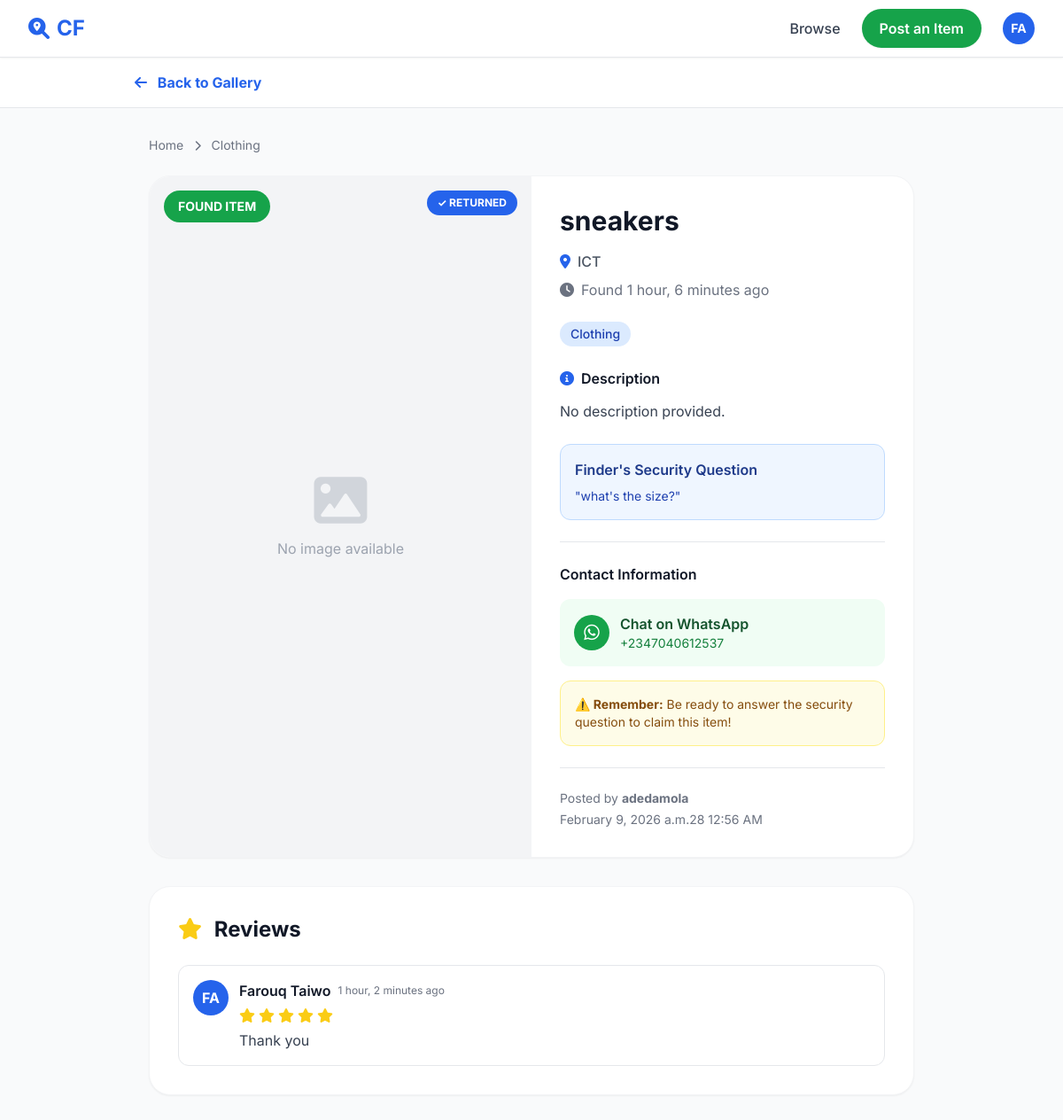
Page /item/3/ (signed in) on the committed database.
### accounts/models.py (models this page shows, shortened)
class CustomUser(AbstractUser):
    username = None  # Completely remove username field
    email = models.EmailField(
        _("email address"),
        unique=True,
        max_length=255,
        error_messages={
            "unique": _("A user with that email already exists."),
        },
    )
    full_name = models.CharField(_("full name"), max_length=150, blank=True)
    is_verified_student = models.BooleanField(_("verified student"), default=False)
    objects = CustomUserManager()
    USERNAME_FIELD = "email"
    REQUIRED_FIELDS = []  # No additional required fields
    class Meta:
        verbose_name = _("user")
        verbose_name_plural = _("users")

### items/models.py (models this page shows, shortened)
class Item(models.Model):
    TYPE_CHOICES = (
        ('found', 'Found'),
        ('lost', 'Lost'),
    )
    CATEGORY_CHOICES = (
        ('Electronics', 'Electronics'),
        ('Keys', 'Keys'),
        ('Books', 'Books'),
        ('Clothing', 'Clothing'),
        ('ID/Cards', 'ID/Cards'),
        ('Bags', 'Bags'),
        ('Other', 'Other'),
    )
    CONTACT_PREFERENCE_CHOICES = (
        ('email', 'Email'),
        ('phone', 'Phone'),
        ('chat', 'In-App Chat'),
    )
    STATUS_CHOICES = (
        ('active', 'Active'),
        ('claimed', 'Claimed'),
        ('returned', 'Returned'),
    )
    poster = models.ForeignKey(User, on_delete=models.CASCADE, related_name='items')
    item_type = models.CharField(max_length=10, choices=TYPE_CHOICES)
    title = models.CharField(max_length=200)
    category = models.CharField(
        max_length=50,
        choices=CATEGORY_CHOICES,
        blank=True,
        null=True,
        help_text="Select a category"
    )
    location = models.CharField(
        max_length=200,
        blank=True,
        help_text="Type the location (e.g. Main Library, Science Cafe...)"
    )
    photo = CloudinaryField(
        'image',
        blank=True,
        null=True,
        resource_type='image',
        folder='campusfound/items',
        help_text="Upload photo of the item"
    )
    description = models.TextField(blank=True)
    created_at = models.DateTimeField(auto_now_add=True)
    date_lost = models.DateField(
        blank=True,
        null=True,
        help_text="When did you lose this item?"
    )
    reward_offered = models.CharField(
        max_length=200,
        blank=True,
        help_text="Optional: e.g. '$20 reward' or 'Coffee on me!'"
    )
    contact_preference = models.CharField(
        max_length=20,
        choices=CONTACT_PREFERENCE_CHOICES,
        default='chat',
        blank=True
    )
    verification_question = models.TextField(
        blank=True,
        help_text="Ask a question only the owner would know"
    )
    contact_info = models.CharField(
        max_length=200,
        blank=True,
        help_text="Optional: your email or WhatsApp number (e.g. whatsapp:+2348012345678)"
    )
    status = models.CharField(
        max_length=20,
        choices=STATUS_CHOICES,
        default='active'
    )
    claimed_by = models.ForeignKey(
        User,
        on_delete=models.SET_NULL,
        null=True,
        blank=True,
        related_name='claimed_items',
        help_text="User who claimed this item"
    )
    def get_whatsapp_link(self):
        if self.contact_info and 'whatsapp:' in self.contact_info:
            clean_number = self.contact_info.replace('whatsapp:', '').strip()
            if not clean_number.startswith('+'):
                clean_number = '+' + clean_number
            return f"https://wa.me/{clean_number}"
        return None
    class Meta:
        ordering = ['-created_at']

class Review(models.Model):
    item = models.ForeignKey(Item, on_delete=models.CASCADE, related_name='reviews')
    reviewer = models.ForeignKey(User, on_delete=models.CASCADE, related_name='reviews_written')
    rating = models.IntegerField(
        choices=[(1, '1 Star'), (2, '2 Stars'), (3, '3 Stars'), (4, '4 Stars'), (5, '5 Stars')],
        help_text="Rate your experience (1-5 stars)"
    )
    comment = models.TextField(help_text="Share your experience")
    created_at = models.DateTimeField(auto_now_add=True)
    class Meta:
        ordering = ['-created_at']
        unique_together = ['item', 'reviewer']

### items/views.py (the view)
# urls.py: path('item/<int:item_id>/', views.item_detail, name='item_detail'),
def item_detail(request, item_id):
    item = get_object_or_404(Item, id=item_id)
    review_form = ReviewForm()
    user_has_reviewed = False
    if request.user.is_authenticated:
        user_has_reviewed = Review.objects.filter(item=item, reviewer=request.user).exists()
    return render(request, 'item_detail.html', {
        'item': item,
        'review_form': review_form,
        'user_has_reviewed': user_has_reviewed,
    })

### chats/context_processors.py (called while the page is built)
def unread_messages(request):
    if request.user.is_authenticated:
        conversations = Conversation.objects.filter(
            Q(sender=request.user) | Q(receiver=request.user)
        )
        unread_count = Message.objects.filter(
            conversation__in=conversations,
            is_read=False
        ).exclude(sender=request.user).count()
        return {'unread_messages_count': unread_count}
    return {'unread_messages_count': 0}

### templates/item_detail.html (shortened to what this page needs)
{% extends 'base.html' %}
{% block content %}
<div class="bg-gray-50 min-h-screen pb-12">
    <nav class="bg-white p-4 border-b mb-8">
        <div class="max-w-4xl mx-auto flex justify-between items-center">
            <a href="{% url 'items:home' %}" class="text-blue-600 font-bold">
                <i class="fa-solid fa-arrow-left mr-2"></i> Back to Gallery
            </a>
        </div>
    </nav>
    <main class="max-w-4xl mx-auto px-4">
        <div class="text-sm text-gray-500 mb-6">
            <a href="{% url 'items:home' %}" class="hover:text-blue-600">Home</a>
            <i class="fa-solid fa-chevron-right mx-2 text-xs"></i>
            <span>{{ item.category|default:"Uncategorized" }}</span>
        </div>
        <div class="bg-white rounded-3xl shadow-sm border border-gray-100 overflow-hidden">
            <div class="grid md:grid-cols-2 gap-0">
                <div class="relative bg-gray-100 h-96 md:h-auto">
                    {% if item.photo %}
                        <img src="{{ item.photo.url }}" alt="{{ item.title }}" class="w-full h-full object-cover">
                    {% else %}
                        <div class="w-full h-full flex items-center justify-center">
                            <div class="text-center">
                                <i class="fa-solid fa-image text-gray-300 text-6xl mb-3"></i>
                                <p class="text-gray-400">No image available</p>
                            </div>
                        </div>
                    {% endif %}
                    {% if item.item_type == 'lost' %}
                        <span class="absolute top-4 left-4 bg-red-500 text-white text-sm font-bold px-4 py-2 rounded-full">LOST ITEM</span>
                    {% else %}
                        <span class="absolute top-4 left-4 bg-green-600 text-white text-sm font-bold px-4 py-2 rounded-full">FOUND ITEM</span>
                    {% endif %}
                    {% if item.status == 'returned' %}
                        <span class="absolute top-4 right-4 bg-blue-600 text-white text-xs font-bold px-3 py-1.5 rounded-full">✓ RETURNED</span>
                    {% elif item.status == 'claimed' %}
                        <span class="absolute top-4 right-4 bg-yellow-500 text-white text-xs font-bold px-3 py-1.5 rounded-full">CLAIMED</span>
                    {% endif %}
                </div>
                <div class="p-8">
                    <h1 class="text-3xl font-bold text-gray-900 mb-4">{{ item.title }}</h1>
                    <div class="flex items-center gap-2 text-gray-600 mb-2">
                        <i class="fa-solid fa-location-dot text-blue-600"></i>
                        <span class="font-medium">{{ item.location|default:"Location not specified" }}</span>
                    </div>
                    <div class="flex items-center gap-2 text-gray-500 mb-6">
                        <i class="fa-solid fa-clock"></i>
                        <span>{{ item.item_type|title }} {{ item.created_at|timesince }} ago</span>
                    </div>
                    {% if item.category %}
                        <div class="mb-6">
                            <span class="inline-block bg-blue-100 text-blue-800 text-sm font-medium px-3 py-1 rounded-full">
                                {{ item.category }}
                            </span>
                        </div>
                    {% endif %}
                    <div class="mb-6">
                        <h3 class="flex items-center font-semibold text-gray-900 mb-3">
                            <i class="fa-solid fa-circle-info text-blue-600 mr-2"></i>
                            Description
                        </h3>
                        <p class="text-gray-700 leading-relaxed whitespace-pre-line">{{ item.description|default:"No description provided." }}</p>
                    </div>
                    {% if item.item_type == 'found' and item.verification_question %}
                        <div class="bg-blue-50 border border-blue-200 rounded-xl p-4 mb-6">
                            <h4 class="font-semibold text-blue-900 mb-2">Finder's Security Question</h4>
                            <p class="text-sm text-blue-800">"{{ item.verification_question }}"</p>
                        </div>
                    {% endif %}
                    {% if user.is_authenticated %}
                        {% if item.contact_info %}
                            <div class="border-t pt-6 mb-6">
                                <h3 class="font-semibold text-gray-900 mb-4">Contact Information</h3>
                                <div class="space-y-3">
                                    {% if 'whatsapp:' in item.contact_info %}
                                        <a href="{{ item.get_whatsapp_link }}" target="_blank" class="flex items-center gap-3 p-4 bg-green-50 hover:bg-green-100 rounded-xl transition">
                                            <div class="w-10 h-10 bg-green-600 rounded-full flex items-center justify-center">
                                                <i class="fa-brands fa-whatsapp text-white text-xl"></i>
                                            </div>
                                            <div>
                                                <p class="font-semibold text-green-900">Chat on WhatsApp</p>
                                                <p class="text-sm text-green-700">{{ item.contact_info|cut:'whatsapp:' }}</p>
                                            </div>
                                        </a>
                                    {% endif %}
                                </div>
                                {% if item.item_type == 'found' %}
                                    <div class="bg-yellow-50 border border-yellow-200 rounded-xl p-4 mt-4">
                                        <p class="text-sm text-yellow-800">
                                            <strong>⚠️ Remember:</strong> Be ready to answer the security question to claim this item!
                                        </p>
                                    </div>
                                {% endif %}
                            </div>
                        {% endif %}
                    {% endif %}
                    <div class="pt-6 border-t text-sm text-gray-500">
                        <p>Posted by <strong>{{ item.poster.full_name|default:item.poster.email }}</strong></p>
                        <p class="mt-1">{{ item.created_at|date:"F j, Y at g:i A" }}</p>
                    </div>
                </div>
            </div>
        </div>
        {% if item.status == 'returned' %}
            <div class="bg-white rounded-3xl shadow-sm border border-gray-100 overflow-hidden mt-8 p-8">
                <h2 class="text-2xl font-bold mb-6">
                    <i class="fa-solid fa-star text-yellow-400 mr-2"></i>
                    Reviews
                </h2>
                {% if item.reviews.all %}
                    <div class="space-y-4">
                        {% for review in item.reviews.all %}
                            <div class="border border-gray-200 rounded-xl p-4">
                                <div class="flex items-start gap-3">
                                    <div class="w-10 h-10 rounded-full bg-blue-600 flex items-center justify-center text-white font-bold flex-shrink-0">
                                        {{ review.reviewer.email|slice:":2"|upper }}
                                    </div>
                                    <div class="flex-1">
                                        <div class="flex items-center gap-2 mb-2">
                                            <p class="font-semibold">{{ review.reviewer.full_name|default:review.reviewer.email }}</p>
                                            <span class="text-xs text-gray-500">{{ review.created_at|timesince }} ago</span>
                                        </div>
                                        <div class="flex gap-1 mb-2">
                                            {% for i in "12345" %}
                                                <i class="fa-solid fa-star {% if forloop.counter <= review.rating %}text-yellow-400{% else %}text-gray-300{% endif %}"></i>
                                            {% endfor %}
                                        </div>
                                        <p class="text-gray-700">{{ review.comment }}</p>
                                    </div>
                                </div>
                            </div>
                        {% endfor %}
                    </div>
                {% else %}
                    <p class="text-gray-500 text-center py-8">No reviews yet</p>
                {% endif %}
            </div>
        {% endif %}
    </main>
</div>
{% endblock %}

### templates/base.html (shortened to what this page needs)
<!DOCTYPE html>
<html lang="en" class="h-full">
<head>
    <script src="https://cdn.tailwindcss.com"></script>
    <link rel="stylesheet" href="https://cdnjs.cloudflare.com/ajax/libs/font-awesome/6.0.0/css/all.min.css">
</head>
<body class="bg-gray-50 text-gray-900 min-h-screen flex flex-col">
    <nav class="bg-white border-b border-gray-200 sticky top-0 z-50 shadow-sm">
        <div class="max-w-7xl mx-auto px-4 sm:px-6 lg:px-8">
            <div class="flex justify-between items-center h-16">
                <a href="{% url 'items:home' %}" class="text-xl sm:text-2xl font-bold text-blue-600 flex items-center gap-2">
                    <i class="fa-solid fa-magnifying-glass-location"></i>
                    <span class="xs:hidden">CF</span>
                </a>
                <div class="flex items-center gap-2 sm:gap-4 lg:gap-6">
                    <a href="{% url 'items:home' %}" class="text-gray-700 hover:text-blue-600 font-medium transition hidden md:block">
                        Browse
                    </a>
                    {% if user.is_authenticated %}
                        <a href="{% url 'items:post_item' %}" class="bg-green-600 text-white px-3 sm:px-5 py-2 sm:py-2.5 rounded-full font-semibold hover:bg-green-700 transition shadow-sm text-xs sm:text-sm lg:text-base">
                            <span class="hidden sm:inline">Post an Item</span>
                        </a>
                        <div class="relative group">
                            <button class="w-8 h-8 sm:w-9 sm:h-9 rounded-full bg-blue-600 flex items-center justify-center text-white font-bold text-xs sm:text-sm cursor-pointer">
                                {{ user.email|slice:":2"|upper }}
                            </button>
                        </div>
                    {% else %}
                        <a href="{% url 'login' %}" class="bg-blue-600 text-white px-3 sm:px-5 py-2 sm:py-2.5 rounded-full font-semibold hover:bg-blue-700 transition shadow-sm text-xs sm:text-sm lg:text-base">
                            Sign In
                        </a>
                    {% endif %}
                </div>
            </div>
        </div>
    </nav>
    <main class="flex-grow">
        {% block content %}
        {% endblock %}
    </main>
</body>
</html>

### templates/base.html (style rules this page uses)
body { font-family: 'Inter', system-ui, -apple-system, sans-serif; }

### rows in the picture
CustomUser: email "FA"
Item: category "Clothing", title "sneakers", location "ICT", item_type "Found", created_at "1 hour, 6 minutes", description "No description provided.", verification_question "what's the size?", contact_info "+2347040612537", poster.full_name "adedamola", created_at "February 9, 2026 a.m.28 12:56 AM"
Review: reviewer.email "FA", reviewer.full_name "Farouq Taiwo", created_at "1 hour, 2 minutes", rating 5 (drawn), comment "Thank you"
